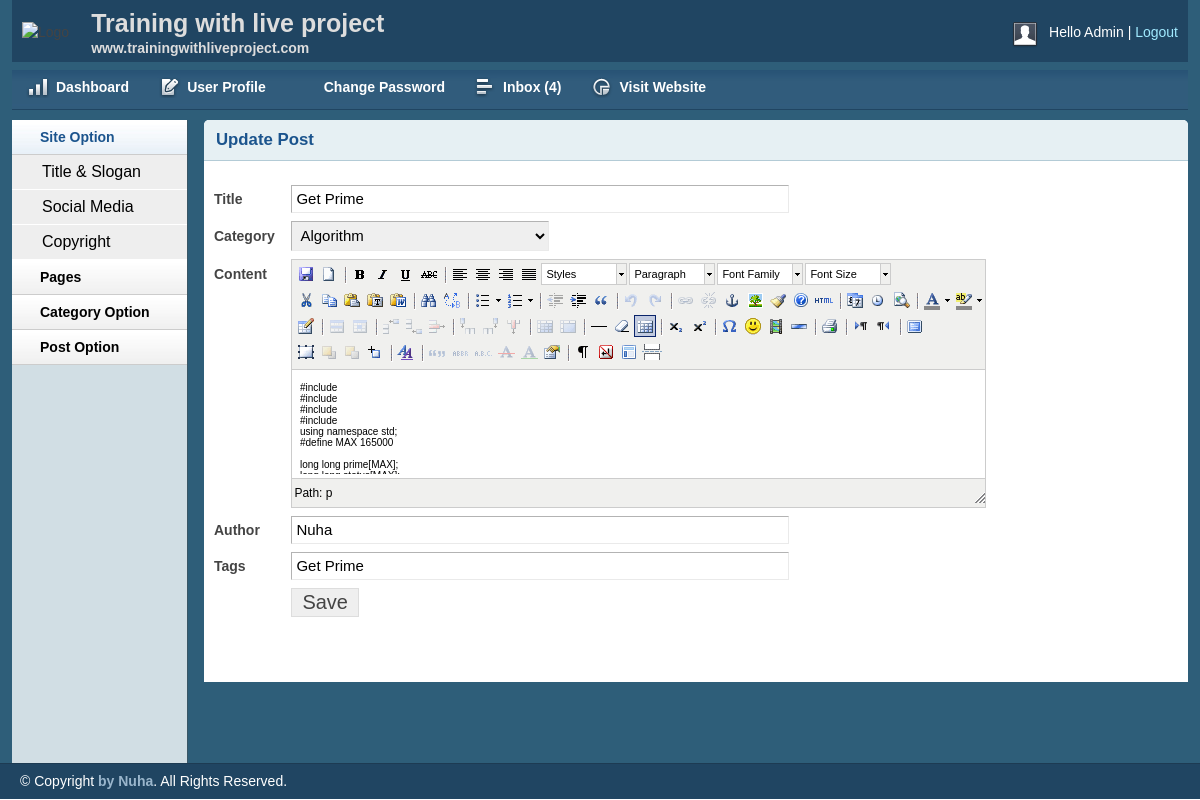
Page /Blog/admin/editpost.php?editpostid=14 (signed in) on the committed database.
### tables this page shows
CREATE TABLE `tbl_post` (
  `id` int(11) NOT NULL,
  `cat` int(11) NOT NULL,
  `title` varchar(255) NOT NULL,
  `body` text NOT NULL,
  `author` varchar(50) NOT NULL,
  `tags` varchar(255) NOT NULL,
  `date` timestamp NOT NULL DEFAULT CURRENT_TIMESTAMP
);

CREATE TABLE `tbl_catagory` (
  `id` int(11) NOT NULL,
  `name` varchar(50) NOT NULL
);

### Blog/lib/Database.php (called while the page is built, shortened)
<?php
Class Database{
	public $host   = DB_HOST;
	public $user   = DB_USER;
	public $pass   = DB_PASS;
	public $dbname = DB_NAME;
	public $link;
	private function connectDB(){
	$this->link = new mysqli($this->host, $this->user, $this->pass, $this->dbname);
 }
	public function select($query){
		$result = $this->link->query($query) or die($this->link->error.__LINE__);
		if($result->num_rows > 0){
			return $result;
		} else {
			return false;
		}
	}
}

### Blog/admin/editpost.php (the view, shortened to what this page needs)
<?php
    include 'inc/header.php';
    include 'inc/sidebar.php';
?>
<?php
    if (!isset($_GET['editpostid']) || $_GET['editpostid'] == NULL ) {
        echo "<script> window.location = 'postlist.php'; </script>";
    } else {
        $postid =  $_GET['editpostid'];
    }
?>
<div class="grid_10">
    <div class="box round first grid">
        <h2>Update Post</h2>
        <div class="block">
    <?php
        $query = "SELECT * FROM tbl_post WHERE id='$postid' ORDER BY id DESC";
        $getpost = $db->select($query);
        if ($getpost) {
            while ($postresult = $getpost->fetch_assoc()) {
    ?>
        <form action="" method="post" enctype="multipart/form-data">
            <table class="form">
                <tr>
                    <td>
                        <label>Title</label>
                    </td>
                    <td>
                        <input type="text" name ="title" value="<?php echo $postresult['title']; ?>" class="medium" />
                    </td>
                </tr>
                <tr>
                    <td>
                        <label>Category</label>
                    </td>
                    <td>
                        <select id="select" name="cat">
                            <?php
                                $query = "SELECT * FROM tbl_catagory";
                                $category = $db->select($query);
                                if ($category) {
                                    while ($result = $category->fetch_assoc()) {
                            ?>
                            <option
                            <?php
                                if ($postresult['cat'] == $result['id']) { ?>
                                    selected="selected"
                            <?php } ?>
                                value="<?php echo $result['id'];?>"> <?php echo $result['name'];?>
                            </option>
                            <?php } } ?>
                        </select>
                    </td>
                </tr>
                <tr>
                    <td style="vertical-align: top; padding-top: 9px;">
                        <label>Content</label>
                    </td>
                    <td>
                    </td>
                </tr>
                <tr>
                    <td>
                        <label>Author</label>
                    </td>
                    <td>
                        <input type="text" name ="author" value="<?php echo $postresult['author']; ?>" class="medium" />
                    </td>
                </tr>
                <tr>
                    <td>
                        <label>Tags</label>
                    </td>
                    <td>
                        <input type="text" name ="tags" value="<?php echo $postresult['tags']; ?>" class="medium" />
                    </td>
                </tr>
                <tr>
                    <td> </td>
                    <td>
                        <input type="submit" name="submit" Value="Save" />
                    </td>
                </tr>
            </table>
        </form>
    <?php } } ?>
        </div>
    </div>
</div>
<?php
    include 'inc/footer.php';
?>

### Blog/admin/css/text.css (style rules this page uses)
body { font: 13px/1.5 Tahoma, Helvetica, Arial, 'Liberation Sans', FreeSans, sans-serif; }
h2 { font-size: 23px; }
p, dl, hr, h1, h2, h3, h4, h5, h6, ol, ul, pre, table, address, fieldset { margin-bottom: 20px; }

### Blog/admin/css/grid.css (style rules this page uses)
.grid_1, .grid_2, .grid_3, .grid_4, .grid_5, .grid_6, .grid_7, .grid_8, .grid_9, .grid_10, .grid_11, .grid_12, .grid_13, .grid_14, .grid_15, .grid_16 { display: inline; float: left; margin-left: 1%; margin-right: 1%; }
.container_12 .grid_10 { width: 81.333%; }

### Blog/admin/css/layout.css (style rules this page uses)
body { background: #fff none repeat scroll 0 0; color: #444; font-size: 14px; padding: 0; }
h1, h2, h3, h4, h5, h6 { line-height:1.2em; margin-bottom:.3em; }
h2 { margin-top:1em; }
.box { background:#fff; margin-bottom:20px; padding:10px 10px 10px 10px; margin-left:-8px; }
.box.grid { padding-bottom:40px; }
.box.round { -moz-border-radius: 5px 5px 0px 0px; -webkit-border-radius: 5px 5px 0px 0px; border-radius: 5px 5px 0px 0px; }
.box h2 { font-size:1.2em; font-weight:bold; color:#1B548D; background:#E6F0F3; margin:-10px -10px 0 -10px; padding:10px 12px; border-bottom:1px solid #B3CBD6; -moz-border-radius: 5px 5px 0px 0px; -webkit-border-radius: 5px 5px 0px 0px; border-radius: 5px 5px 0px 0px; }
.box.first { min-height: 406px; }
.block { padding-top:20px; }
table.form { width:100%; }
table.form td { padding:4px 0px; }
table.form label { font-weight:bold; }
table.form input, table.form select { font-size: 15px; padding: 4px 4px 5px 4px; border-top: 1px solid #b3b3b3; border-left: 1px solid #b3b3b3; border-right: 1px solid #eaeaea; border-bottom: 1px solid #eaeaea; }
table.form input[type="submit"] { border: 1px solid #ddd; color: #444; cursor: pointer; font-size: 20px; padding: 2px 10px; }
input.medium { width: 55%; }
.block { padding-bottom:1px; }

### Blog/admin/js/tiny-mce/themes/advanced/skins/default/content.css (style rules this page uses)
body, td, pre { color:#000; font-family:Verdana, Arial, Helvetica, sans-serif; font-size:10px; margin:8px; }
body { background:#FFF; }
h2 { font-size: 1.5em }
table, img, hr, .mceItemAnchor { cursor:default }
table td, table th { cursor:text }

### rows in the picture
tbl_post: title "Get Prime", cat "Algorithm", author "Nuha", tags "Get Prime"

### other values in the picture
$count "4"
